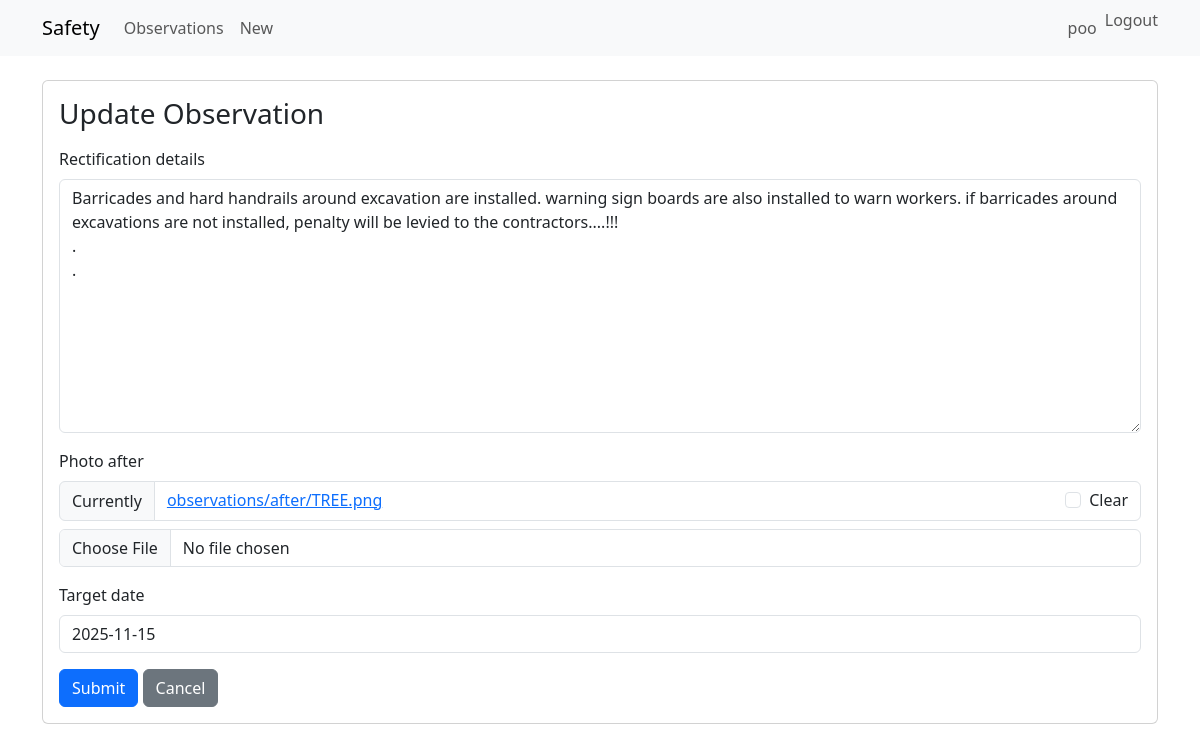
The app's page /2/rectify/ (signed in), older data.
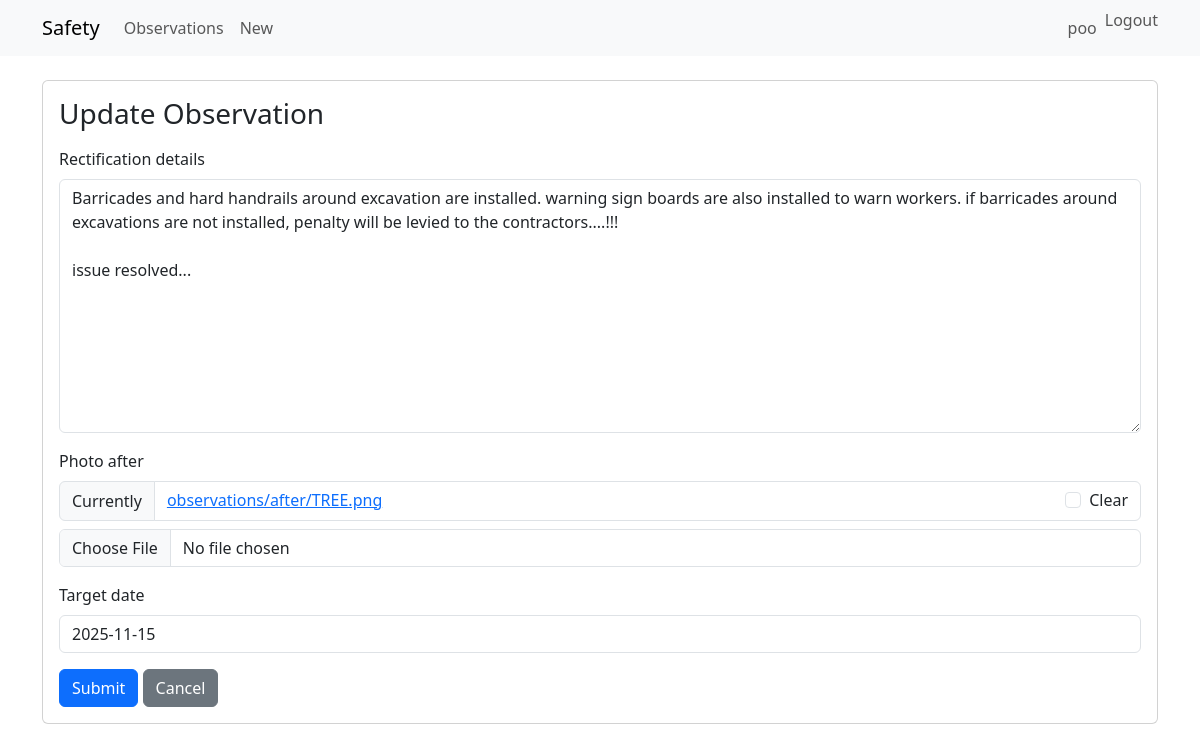
The same page, newer data.
### observations/models.py (models this page shows, shortened)
class Observation(models.Model):
    SEVERITY_CHOICES = [
        ('LOW','Low'),
        ('MEDIUM','Medium'),
        ('HIGH','High'),
    ]
    STATUS_CHOICES = [
        ('OPEN','Open'),
        ('IN_PROGRESS','In Progress'),
        ('AWAITING_VERIFICATION','Awaiting Verification'),
        ('CLOSED','Closed'),
    ]
    location = models.ForeignKey(Location, on_delete=models.PROTECT, related_name='observations')
    observer = models.ForeignKey(settings.AUTH_USER_MODEL, on_delete=models.SET_NULL, null=True, related_name='observed')
    date_observed = models.DateTimeField(default=timezone.now)
    title = models.CharField(max_length=255)
    description = models.TextField()
    severity = models.CharField(max_length=10, choices=SEVERITY_CHOICES, default='LOW')
    photo_before = models.ImageField(upload_to='observations/before/', blank=True, null=True)
    assigned_to = models.ForeignKey(settings.AUTH_USER_MODEL, on_delete=models.SET_NULL, null=True, blank=True, related_name='assigned_observations')
    status = models.CharField(max_length=30, choices=STATUS_CHOICES, default='OPEN')
    target_date = models.DateField(null=True, blank=True)
    rectification_details = models.TextField(blank=True)
    photo_after = models.ImageField(upload_to='observations/after/', blank=True, null=True)
    date_closed = models.DateTimeField(null=True, blank=True)
    verification_comment = models.TextField(blank=True, null=True)

### observations/views.py (the view, shortened to what this page needs)
# urls.py: path('<int:pk>/rectify/', views.RectificationUpdateView.as_view(), name='rectify'),
class RectificationUpdateView(LoginRequiredMixin, IsAssignedOrManagerMixin, UpdateView):
    model = Observation
    form_class = RectificationForm
    template_name = 'observations/observation_form.html'
    success_url = reverse_lazy('observations:observation_list')
    def test_func(self):
        observation = self.get_object()
        return self.request.user == observation.assigned_to

### observations/forms.py
class RectificationForm(forms.ModelForm):
    class Meta:
        model = Observation
        fields = ['rectification_details','photo_after','target_date']

### observations/templates/observations/observation_form.html (shortened to what this page needs)
{% extends 'base.html' %}
{% load crispy_forms_tags %}
{% block content %}
  <div class="card">
    <div class="card-body">
      <h3 class="card-title mb-3">{% if form.instance.pk %}Update Observation{% else %}New Observation{% endif %}</h3>
      <form method="post" enctype="multipart/form-data">
        {{ form|crispy }}
        <div class="mt-3">
          <button class="btn btn-primary" type="submit">Submit</button>
          <a class="btn btn-secondary" href="{% url 'observations:observation_list' %}">Cancel</a>
        </div>
      </form>
    </div>
  </div>
{% endblock %}

Row changes from the older to the newer data that the page shows:
changed Observation: rectification_details "…levied to the contractors....!!! . ." → "…levied to the contractors....!!! issue resolved..."
